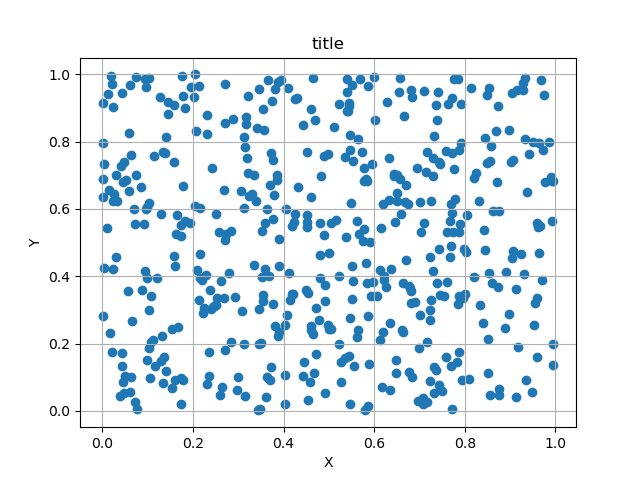

The Python source for this figure:
"""c14_9.py"""

import matplotlib.pyplot as plt
import numpy as np

pt_x = np.random.rand(500)
pt_y = np.random.rand(500)
print('x', pt_x[0:10])
print('y', pt_y[0:10])

fig, ax = plt.subplots()
ax.scatter(pt_x, pt_y)
ax.set_title("title")
ax.set_xlabel("X")
ax.set_ylabel("Y")
ax.grid(True)
# plt.show()
plt.savefig("c14_9.png")
